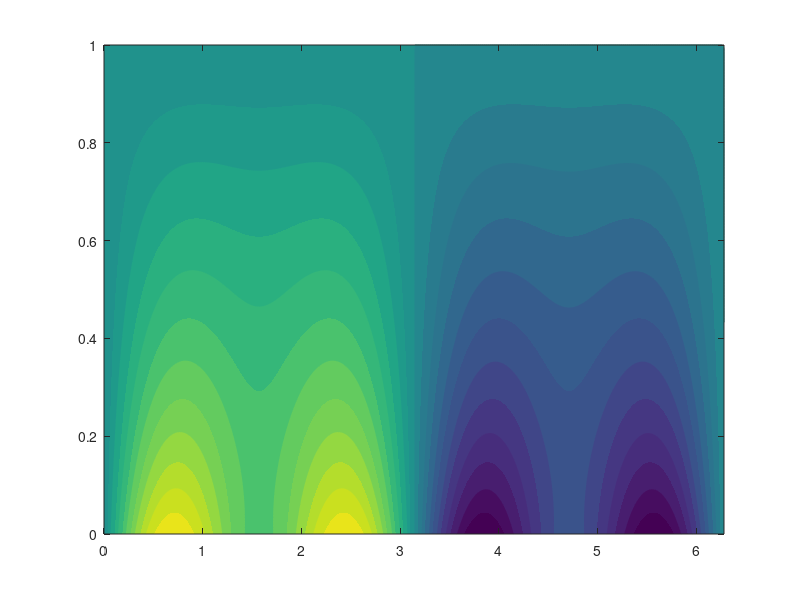

The MATLAB script that drew this image: (Note: this script raises an error after producing the figure.)
%% laplace_equation_2d.m
%
% Visualizes the solution of the Laplace equation in a periodic strip using the
% truncated Fourier series derived in Chapter 2. The boundary condition is a
% smooth function demonstrating how different Fourier modes decay toward the
% interior.
%
% Laplace equation in strip D = [0, 2*pi] x [0, 1]:
%     u_xx + u_yy = 0
%
% Boundary conditions:
%     u(x, 0) = f(x) = sin(x) + 0.5*sin(3x)   (prescribed at bottom)
%     u(x, 1) = 0                              (zero at top)
%     u periodic in x with period 2*pi
%
% Analytical solution:
%     u(x,y) = a_0*(1-y) + sum [a_n*cos(nx) + b_n*sin(nx)] * sinh(n*(1-y))/sinh(n)
%
% where a_n, b_n are Fourier coefficients of f(x).
%
% Author: Dr. Denys Dutykh
%         Mathematics Department
%         Khalifa University of Science and Technology
%         Abu Dhabi, UAE
%
% Part of the book "Computational Études: A Spectral Approach"
% https://github.com/dutykh/computational-etudes

clear; clc; close all;

%% Configuration
N_MODES = 50;           % Number of Fourier modes in truncation
NX = 300;               % Grid points in x direction
NY = 150;               % Grid points in y direction

% Output path (relative to this script's location)
script_dir = fileparts(mfilename('fullpath'));
output_file = fullfile(script_dir, '..', '..', '..', 'textbook', 'figures', 'ch02', 'matlab', 'laplace_solution.pdf');

%% Compute Fourier coefficients for f(x) = sin(x) + 0.5*sin(3x)
% a_0 = 0 (integral of sin over [0, 2*pi] is zero)
% a_n = 0 for all n (no cosine terms)
% b_1 = 1, b_3 = 0.5, b_n = 0 otherwise

a0 = 0.0;
a_n = zeros(1, N_MODES + 1);  % 1-indexed: a_n(n+1) = coefficient of cos(nx)
b_n = zeros(1, N_MODES + 1);  % 1-indexed: b_n(n+1) = coefficient of sin(nx)

b_n(2) = 1.0;   % b_1 = 1
b_n(4) = 0.5;   % b_3 = 0.5

%% Create 2D grid
x = linspace(0, 2*pi, NX);
y = linspace(0, 1, NY);
[X, Y] = meshgrid(x, y);

%% Evaluate solution on grid
% u(x,y) = a_0*(1-y) + sum [a_n*cos(nx) + b_n*sin(nx)] * sinh(n*(1-y))/sinh(n)

U = a0 * (1 - Y);

for n = 1:N_MODES
    % Skip if both coefficients are zero
    if abs(a_n(n + 1)) < 1e-15 && abs(b_n(n + 1)) < 1e-15
        continue;
    end

    % y-dependent factor: sinh(n*(1-y)) / sinh(n)
    sinh_n = sinh(n);
    if sinh_n > 1e-10
        y_factor = sinh(n * (1 - Y)) / sinh_n;
    else
        y_factor = zeros(size(Y));
    end

    % Add contribution from this mode
    U = U + (a_n(n + 1) * cos(n * X) + b_n(n + 1) * sin(n * X)) .* y_factor;
end

%% Create figure
fig = figure('Units', 'inches', 'Position', [1, 1, 6, 3.5]);

% Determine symmetric color limits
vmax = max(abs(U(:)));
vmin = -vmax;

% Create filled contour plot
levels = linspace(vmin, vmax, 25);
contourf(X, Y, U, levels, 'LineStyle', 'none');
hold on;

% Add contour lines for emphasis
contour(X, Y, U, linspace(vmin, vmax, 13), 'Color', [0.2, 0.2, 0.2], 'LineWidth', 0.3);

% Custom colormap: navy -> white -> sky blue
n_colors = 256;
navy_rgb = [20, 45, 110] / 255;
white_rgb = [1, 1, 1];
sky_rgb = [120, 150, 210] / 255;

cmap = zeros(n_colors, 3);
for i = 1:n_colors/2
    t = (i - 1) / (n_colors/2 - 1);
    cmap(i, :) = navy_rgb * (1 - t) + white_rgb * t;
end
for i = 1:n_colors/2
    t = (i - 1) / (n_colors/2 - 1);
    cmap(n_colors/2 + i, :) = white_rgb * (1 - t) + sky_rgb * t;
end
colormap(cmap);

% Colorbar
cbar = colorbar;
ylabel(cbar, '$u(x,y)$', 'Interpreter', 'latex', 'FontSize', 11);

% Axis labels
xlabel('$x$', 'Interpreter', 'latex', 'FontSize', 11);
ylabel('$y$', 'Interpreter', 'latex', 'FontSize', 11);

% Custom x-ticks with pi notation
set(gca, 'XTick', [0, pi/2, pi, 3*pi/2, 2*pi]);
set(gca, 'XTickLabel', {'$0$', '$\pi/2$', '$\pi$', '$3\pi/2$', '$2\pi$'}, ...
    'TickLabelInterpreter', 'latex');

% y-ticks
set(gca, 'YTick', [0, 0.25, 0.5, 0.75, 1.0]);

% Color limits
caxis([vmin, vmax]);

box on;

%% Save figure
% Ensure output directory exists
[output_dir, ~, ~] = fileparts(output_file);
if ~exist(output_dir, 'dir')
    mkdir(output_dir);
end

% Export to PDF
exportgraphics(fig, output_file, 'ContentType', 'vector', 'Resolution', 300);
fprintf('Figure saved to: %s\n', output_file);

close(fig);
